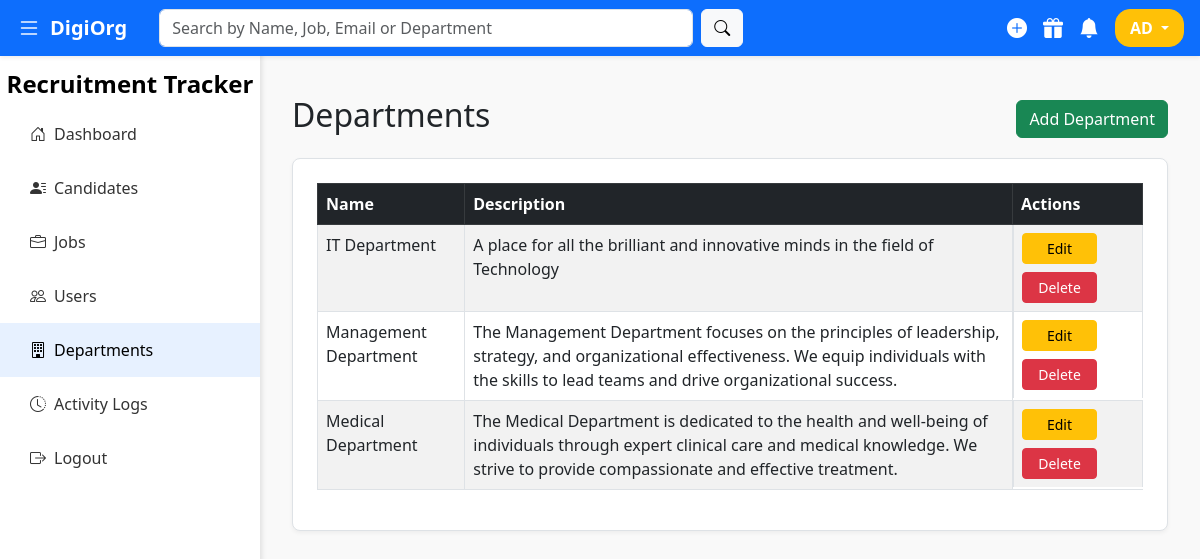
The page /departments/view_departments.php (signed in) on the database its author committed.
### tables this page shows
CREATE TABLE `departments` (
  `id` int(11) NOT NULL,
  `name` varchar(100) NOT NULL,
  `description` text DEFAULT NULL
);

### departments/view_departments.php (the view, shortened to what this page needs)
<?php
require_once('../config/db.php');
$departments = mysqli_query($conn, "SELECT * FROM departments ORDER BY name");
?>
<!DOCTYPE html>
<html lang="en">
<head>
<link href="https://cdn.jsdelivr.net/npm/bootstrap@5.3.0/dist/css/bootstrap.min.css" rel="stylesheet" />
<link href="https://cdn.jsdelivr.net/npm/bootstrap-icons@1.10.5/font/bootstrap-icons.css" rel="stylesheet" />
</head>
<body>
<?php include('../partials/navbar.php'); ?>
<?php include('../partials/sidebar.php'); ?>
<div class="content" id="content">
  <div class="d-flex justify-content-between align-items-center mb-3">
    <h2>Departments</h2>
    <a href="create_department.php" class="btn btn-success">Add Department</a>
  </div>
  <div class="card-light p-4">
    <table class="table table-striped table-bordered">
      <thead class="table-dark">
        <tr>
          <th>Name</th>
          <th>Description</th>
          <th style="width: 130px;">Actions</th>
        </tr>
      </thead>
      <tbody>
        <?php while ($dept = mysqli_fetch_assoc($departments)): ?>
          <tr>
            <td><?= htmlspecialchars($dept['name']) ?></td>
            <td><?= htmlspecialchars($dept['description']) ?></td>
            <td class="d-flex gap-2 flex-wrap">
              <a href="edit_department.php?id=<?= $dept['id'] ?>" class="btn btn-warning btn-sm">Edit</a>
              <a href="view_departments.php?delete=<?= $dept['id'] ?>" class="btn btn-danger btn-sm" onclick="return confirm('Are you sure you want to delete this department?');">Delete</a>
            </td>
          </tr>
        <?php endwhile; ?>
      </tbody>
    </table>
  </div>
</div>
</body>
</html>

### departments/view_departments.php (style rules this page uses)
body { background-color: #f9f9f9; }
.content { margin-left: 260px; padding: 6rem 2rem 2rem 2rem; min-height: 100vh; }
.card-light { background-color: #fff; border: 1px solid #dee2e6; border-radius: 8px; box-shadow: 0 2px 4px rgba(0,0,0,0.05); color: #212529; }
td .btn { white-space: nowrap; min-width: 75px; }

### rows shown on the page
departments: name "IT Department", description "A place for all the brilliant and innovative minds in the field of Technology"
departments: name "Management Department", description "The Management Department focuses on the principles of leadership, strategy, and organizational effectiveness. We equip individuals with the skills to lead teams and drive organizational success."
departments: name "Medical Department", description "The Medical Department is dedicated to the health and well-being of individuals through expert clinical care and medical knowledge. We strive to provide compassionate and effective treatment."

### other values the page prints
$initials "AD"
